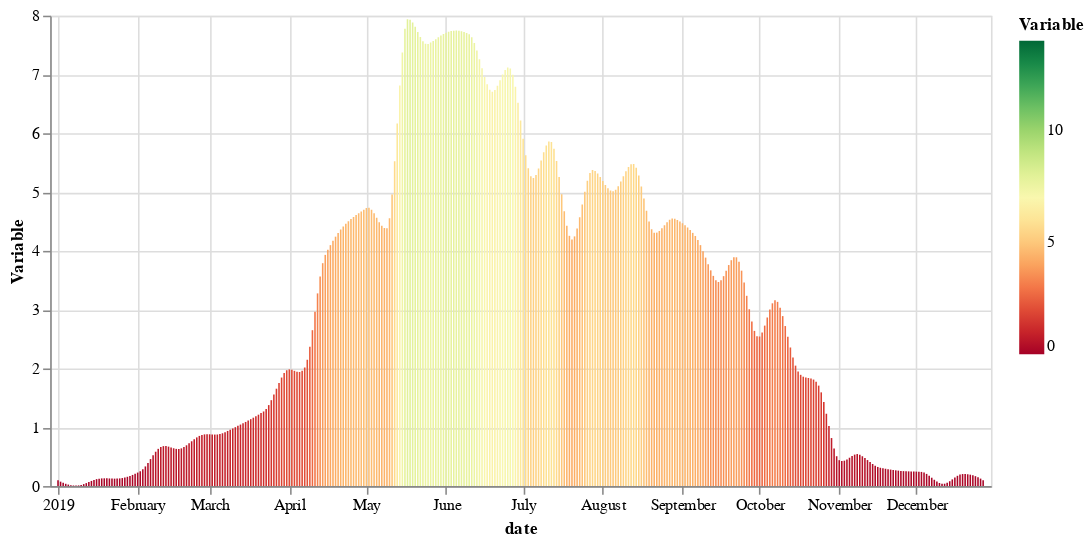

Notebook code for this chart:
### Code cell
variable_meteo = 'GPP_MODIS'

# print time series
import altair as alt

data_meteo        = df_gpp_MODIS.reset_index()
data_meteo_one    = data_meteo[['date',variable_meteo]].copy()
data_meteo_one    = data_meteo_one.rename(columns={
    variable_meteo: 'Variable',
})
data_co_fluxes.head(10)

alt.Chart(data_meteo_one).mark_bar(size=1).encode(
    x='date:T',
    y='Variable:Q',
    color=alt.Color(
        'Variable:Q', scale=alt.Scale(scheme='redyellowgreen', domain=(0, 14))),
    tooltip=[
        alt.Tooltip('date:T', title='Date'),
        alt.Tooltip('Variable:Q', title='Variable')
    ]).properties(width=600, height=300)

### Figure 1 — Vega-Lite specification as saved in the notebook (floating-point values rounded to 4 significant figures; data arrays with more than 128 entries replaced by an {"elided": "..."} marker saying what was removed)
{"config": {"view": {"continuousWidth": 400, "continuousHeight": 300}}, "data": {"name": "data-f805f049851d7a5ea0d4dce025883926"}, "mark": {"type": "bar", "size": 1}, "encoding": {"color": {"type": "quantitative", "field": "Variable", "scale": {"domain": [0, 14], "scheme": "redyellowgreen"}}, "tooltip": [{"type": "temporal", "field": "date", "title": "Date"}, {"type": "quantitative", "field": "Variable", "title": "Variable"}], "x": {"type": "temporal", "field": "date"}, "y": {"type": "quantitative", "field": "Variable"}}, "height": 300, "width": 600, "$schema": "https://vega.github.io/schema/vega-lite/v4.8.1.json", "datasets": {"data-f805f049851d7a5ea0d4dce025883926": {"elided": "365 records"}}}
